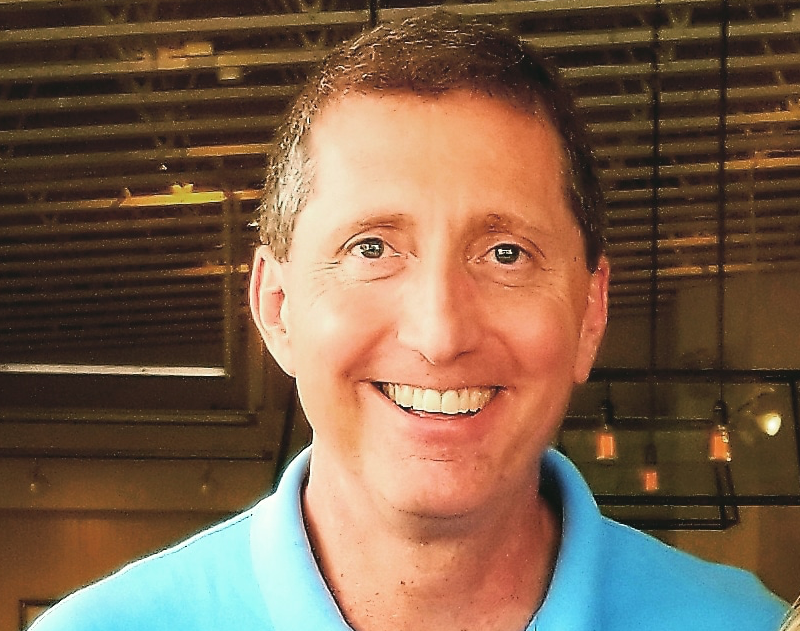
#> input picture koz.png, 800 x 631 px
$ python maskOverlay.py
#> lines starting #> are read from the running program, lines starting #| are printed output that depends on the picture
import numpy as np
import cv2
import sys

face_cascade = cv2.CascadeClassifier('frontalface_default.xml')
print(face_cascade.empty())
specs_ori = cv2.imread('koz.png', -1)
#> specs_ori is the input picture: shape (631, 800, 4); mean B, G, R, A 76.3, 97.2, 123.6, 255

cap = cv2.VideoCapture(0) #webcame video
cap.set(cv2.CAP_PROP_FPS, 30)

def transparentOverlay(src, overlay, pos=(0, 0), scale=1):
    overlay = cv2.resize(overlay, (0, 0), fx=scale, fy=scale)
    h, w, _ = overlay.shape  # Size of foreground
    rows, cols, _ = src.shape  # Size of background Image
    y, x = pos[0], pos[1]  # Position of foreground/overlay image

    # loop over all pixels and apply the blending equation
    for i in range(h):
        for j in range(w):
            if x + i >= rows or y + j >= cols:
                continue
            alpha = float(overlay[i][j][3] / 255.0)  # read the alpha channel
            src[x + i][y + j] = alpha * overlay[i][j][:3] + (1 - alpha) * src[x + i][y + j]
    return src


while 1:
    ret, img = cap.read()
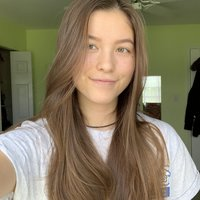
#> input picture agermer.jpg, 200 x 200 px, given in place of the camera
#> img is the input picture: shape (200, 200, 3); mean B, G, R 96.3, 121, 133.2
    gray = cv2.cvtColor(img, cv2.COLOR_BGR2GRAY)
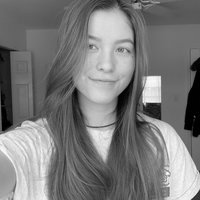
#> gray: shape (200, 200); min 0, max 253, mean 121.8
    faces = face_cascade.detectMultiScale(img, 1.2, 5, 0, (120, 120), (350, 350))
#> faces = ()
    print(faces)
    for (x, y, w, h) in faces:
        if h > 0 and w > 0:

            ymin = int(y)
            ymax = int(y + h)
            # print(ymin, ymax)

            roi_color = img[ymin:ymax, x:x+w]

            specs = cv2.resize(specs_ori, (w, h), interpolation=cv2.INTER_CUBIC)
            transparentOverlay(face_glass_roi_color,specs)
#> this loop made 0 passes

    cv2.imshow('Face', img)

    k = cv2.waitKey(30) & 0xff
#> (key Esc is pressed here)
    if k == 27:
        cv2.imwrite('img.jpg', img)
        break

cap.release()

cv2.destroyAllWindows()
